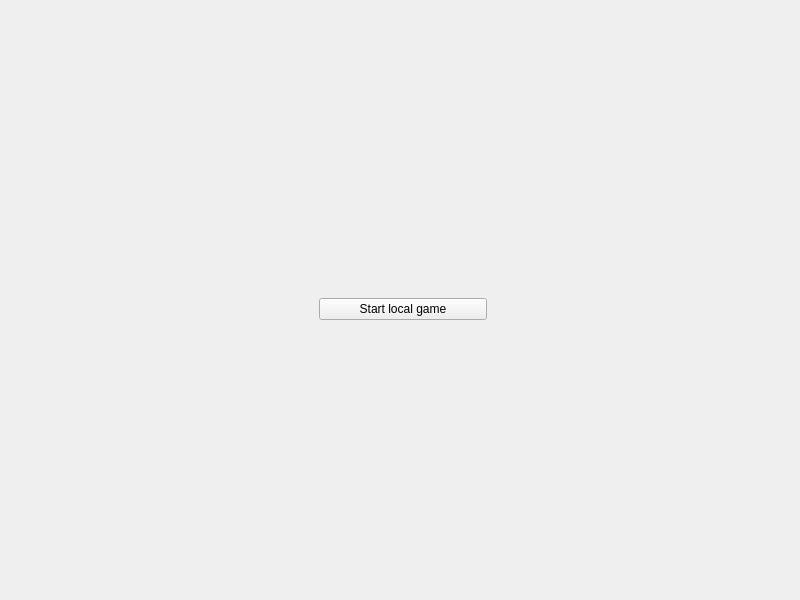
<?xml version="1.0" encoding="UTF-8"?>
<ui version="4.0">
 <class>MainWindow</class>
 <widget class="QMainWindow" name="MainWindow">
  <property name="geometry">
   <rect>
    <x>0</x>
    <y>0</y>
    <width>800</width>
    <height>600</height>
   </rect>
  </property>
  <property name="windowTitle">
   <string>MainWindow</string>
  </property>
  <widget class="QWidget" name="centralwidget">
   <layout class="QGridLayout" name="gridLayout">
    <item row="0" column="0">
     <widget class="QStackedWidget" name="stackedWidget">
      <property name="currentIndex">
       <number>0</number>
      </property>
      <widget class="QWidget" name="mainMenuPage">
       <widget class="QWidget" name="verticalLayoutWidget">
        <property name="geometry">
         <rect>
          <x>310</x>
          <y>260</y>
          <width>168</width>
          <height>80</height>
         </rect>
        </property>
        <layout class="QVBoxLayout" name="verticalLayout">
         <item>
          <widget class="QPushButton" name="startLocalGameButton">
           <property name="text">
            <string>Start local game</string>
           </property>
          </widget>
         </item>
        </layout>
       </widget>
      </widget>
      <widget class="QWidget" name="configPage">
       <widget class="QWidget" name="formLayoutWidget">
        <property name="geometry">
         <rect>
          <x>250</x>
          <y>250</y>
          <width>260</width>
          <height>111</height>
         </rect>
        </property>
        <layout class="QFormLayout" name="formLayout">
         <item row="0" column="0">
          <widget class="QLineEdit" name="playerOneLineEdit">
           <property name="text">
            <string>Player1</string>
           </property>
          </widget>
         </item>
         <item row="0" column="1">
          <widget class="QComboBox" name="colorComboBox">
           <item>
            <property name="text">
             <string>White</string>
            </property>
           </item>
           <item>
            <property name="text">
             <string>Black</string>
            </property>
           </item>
           <item>
            <property name="text">
             <string>Random color</string>
            </property>
           </item>
          </widget>
         </item>
         <item row="1" column="0">
          <widget class="QLineEdit" name="playerTwoLineEdit">
           <property name="text">
            <string>Player2</string>
           </property>
          </widget>
         </item>
         <item row="1" column="1">
          <widget class="QLabel" name="playerTwoColorLabel">
           <property name="text">
            <string>Black</string>
           </property>
          </widget>
         </item>
         <item row="2" column="0" colspan="2">
          <widget class="QPushButton" name="startGameButton">
           <property name="text">
            <string>Start Game</string>
           </property>
          </widget>
         </item>
        </layout>
       </widget>
      </widget>
      <widget class="QWidget" name="gamePage">
       <widget class="QWidget" name="verticalLayoutWidget_2">
        <property name="geometry">
         <rect>
          <x>0</x>
          <y>0</y>
          <width>771</width>
          <height>571</height>
         </rect>
        </property>
        <layout class="QVBoxLayout" name="gamePageVerticalLayout">
         <item>
          <layout class="QHBoxLayout" name="blackPlayerHorizontalLayout">
           <item>
            <widget class="QLabel" name="blackPlayerNameLabel">
             <property name="text">
              <string>TextLabel</string>
             </property>
            </widget>
           </item>
          </layout>
         </item>
         <item>
          <widget class="QGraphicsView" name="boardGraphicsView"/>
         </item>
         <item>
          <layout class="QHBoxLayout" name="whitePlayerHorizontalLayout">
           <item>
            <widget class="QLabel" name="whitePlayerNameLabel">
             <property name="text">
              <string>TextLabel</string>
             </property>
            </widget>
           </item>
          </layout>
         </item>
        </layout>
       </widget>
      </widget>
     </widget>
    </item>
   </layout>
  </widget>
 </widget>
 <resources/>
 <connections/>
</ui>
